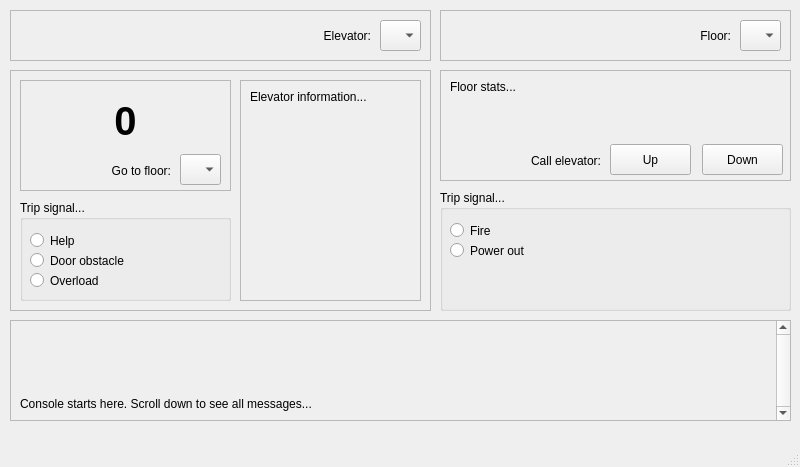
<?xml version="1.0" encoding="UTF-8"?>
<ui version="4.0">
 <class>MainWindow</class>
 <widget class="QMainWindow" name="MainWindow">
  <property name="geometry">
   <rect>
    <x>0</x>
    <y>0</y>
    <width>800</width>
    <height>467</height>
   </rect>
  </property>
  <property name="windowTitle">
   <string>MainWindow</string>
  </property>
  <widget class="QWidget" name="centralwidget">
   <widget class="QFrame" name="frame_elevator_picker">
    <property name="geometry">
     <rect>
      <x>10</x>
      <y>10</y>
      <width>421</width>
      <height>51</height>
     </rect>
    </property>
    <property name="frameShape">
     <enum>QFrame::StyledPanel</enum>
    </property>
    <property name="frameShadow">
     <enum>QFrame::Raised</enum>
    </property>
    <widget class="QLabel" name="label_elevator_picker">
     <property name="geometry">
      <rect>
       <x>10</x>
       <y>10</y>
       <width>351</width>
       <height>31</height>
      </rect>
     </property>
     <property name="layoutDirection">
      <enum>Qt::LeftToRight</enum>
     </property>
     <property name="text">
      <string>Elevator:</string>
     </property>
     <property name="alignment">
      <set>Qt::AlignRight|Qt::AlignTrailing|Qt::AlignVCenter</set>
     </property>
    </widget>
    <widget class="QComboBox" name="combo_elevator_picker">
     <property name="geometry">
      <rect>
       <x>370</x>
       <y>10</y>
       <width>41</width>
       <height>31</height>
      </rect>
     </property>
     <property name="editable">
      <bool>false</bool>
     </property>
     <property name="currentText">
      <string/>
     </property>
     <property name="currentIndex">
      <number>-1</number>
     </property>
     <property name="frame">
      <bool>true</bool>
     </property>
    </widget>
   </widget>
   <widget class="QFrame" name="frame_elevator_current">
    <property name="geometry">
     <rect>
      <x>10</x>
      <y>70</y>
      <width>421</width>
      <height>241</height>
     </rect>
    </property>
    <property name="frameShape">
     <enum>QFrame::StyledPanel</enum>
    </property>
    <property name="frameShadow">
     <enum>QFrame::Raised</enum>
    </property>
    <widget class="QFrame" name="frame_elevator_number">
     <property name="geometry">
      <rect>
       <x>10</x>
       <y>10</y>
       <width>211</width>
       <height>111</height>
      </rect>
     </property>
     <property name="frameShape">
      <enum>QFrame::StyledPanel</enum>
     </property>
     <property name="frameShadow">
      <enum>QFrame::Raised</enum>
     </property>
     <widget class="QLabel" name="label_elevator_dest">
      <property name="geometry">
       <rect>
        <x>10</x>
        <y>80</y>
        <width>141</width>
        <height>21</height>
       </rect>
      </property>
      <property name="layoutDirection">
       <enum>Qt::LeftToRight</enum>
      </property>
      <property name="text">
       <string>Go to floor:</string>
      </property>
      <property name="alignment">
       <set>Qt::AlignRight|Qt::AlignTrailing|Qt::AlignVCenter</set>
      </property>
     </widget>
     <widget class="QComboBox" name="combo_elevator_dest">
      <property name="geometry">
       <rect>
        <x>160</x>
        <y>74</y>
        <width>41</width>
        <height>31</height>
       </rect>
      </property>
     </widget>
     <widget class="QLabel" name="label_elevator_number">
      <property name="geometry">
       <rect>
        <x>10</x>
        <y>10</y>
        <width>191</width>
        <height>61</height>
       </rect>
      </property>
      <property name="font">
       <font>
        <pointsize>30</pointsize>
        <weight>75</weight>
        <bold>true</bold>
       </font>
      </property>
      <property name="autoFillBackground">
       <bool>false</bool>
      </property>
      <property name="text">
       <string>0</string>
      </property>
      <property name="scaledContents">
       <bool>false</bool>
      </property>
      <property name="alignment">
       <set>Qt::AlignCenter</set>
      </property>
     </widget>
    </widget>
    <widget class="QFrame" name="frame_elevator_info">
     <property name="geometry">
      <rect>
       <x>230</x>
       <y>10</y>
       <width>181</width>
       <height>221</height>
      </rect>
     </property>
     <property name="frameShape">
      <enum>QFrame::StyledPanel</enum>
     </property>
     <property name="frameShadow">
      <enum>QFrame::Raised</enum>
     </property>
     <widget class="QLabel" name="label_elevator_info">
      <property name="geometry">
       <rect>
        <x>10</x>
        <y>10</y>
        <width>161</width>
        <height>201</height>
       </rect>
      </property>
      <property name="text">
       <string>Elevator information...</string>
      </property>
      <property name="alignment">
       <set>Qt::AlignLeading|Qt::AlignLeft|Qt::AlignTop</set>
      </property>
     </widget>
    </widget>
    <widget class="QGroupBox" name="group_elevator_signals">
     <property name="geometry">
      <rect>
       <x>10</x>
       <y>130</y>
       <width>211</width>
       <height>101</height>
      </rect>
     </property>
     <property name="title">
      <string>Trip signal...</string>
     </property>
     <widget class="QRadioButton" name="radio_elevator_signal_help">
      <property name="geometry">
       <rect>
        <x>10</x>
        <y>30</y>
        <width>191</width>
        <height>21</height>
       </rect>
      </property>
      <property name="text">
       <string>Help</string>
      </property>
     </widget>
     <widget class="QRadioButton" name="radio_elevator_signal_door">
      <property name="geometry">
       <rect>
        <x>10</x>
        <y>50</y>
        <width>191</width>
        <height>21</height>
       </rect>
      </property>
      <property name="text">
       <string>Door obstacle</string>
      </property>
     </widget>
     <widget class="QRadioButton" name="radio_elevator_signal_weight">
      <property name="geometry">
       <rect>
        <x>10</x>
        <y>70</y>
        <width>191</width>
        <height>21</height>
       </rect>
      </property>
      <property name="text">
       <string>Overload</string>
      </property>
     </widget>
    </widget>
   </widget>
   <widget class="QFrame" name="frame_floor_current">
    <property name="geometry">
     <rect>
      <x>440</x>
      <y>70</y>
      <width>351</width>
      <height>111</height>
     </rect>
    </property>
    <property name="frameShape">
     <enum>QFrame::StyledPanel</enum>
    </property>
    <property name="frameShadow">
     <enum>QFrame::Raised</enum>
    </property>
    <widget class="QPushButton" name="button_floor_call_down">
     <property name="geometry">
      <rect>
       <x>262</x>
       <y>74</y>
       <width>81</width>
       <height>31</height>
      </rect>
     </property>
     <property name="text">
      <string>Down</string>
     </property>
    </widget>
    <widget class="QPushButton" name="button_floor_call_up">
     <property name="geometry">
      <rect>
       <x>170</x>
       <y>74</y>
       <width>81</width>
       <height>31</height>
      </rect>
     </property>
     <property name="text">
      <string>Up</string>
     </property>
    </widget>
    <widget class="QLabel" name="label_floor_stats">
     <property name="geometry">
      <rect>
       <x>10</x>
       <y>10</y>
       <width>331</width>
       <height>61</height>
      </rect>
     </property>
     <property name="text">
      <string>Floor stats...</string>
     </property>
     <property name="alignment">
      <set>Qt::AlignLeading|Qt::AlignLeft|Qt::AlignTop</set>
     </property>
    </widget>
    <widget class="QLabel" name="label_floor_elevator">
     <property name="geometry">
      <rect>
       <x>10</x>
       <y>80</y>
       <width>151</width>
       <height>21</height>
      </rect>
     </property>
     <property name="text">
      <string>Call elevator:</string>
     </property>
     <property name="alignment">
      <set>Qt::AlignRight|Qt::AlignTrailing|Qt::AlignVCenter</set>
     </property>
    </widget>
   </widget>
   <widget class="QFrame" name="frame_floor_picker">
    <property name="geometry">
     <rect>
      <x>440</x>
      <y>10</y>
      <width>351</width>
      <height>51</height>
     </rect>
    </property>
    <property name="frameShape">
     <enum>QFrame::StyledPanel</enum>
    </property>
    <property name="frameShadow">
     <enum>QFrame::Raised</enum>
    </property>
    <widget class="QLabel" name="label_floor_picker">
     <property name="geometry">
      <rect>
       <x>10</x>
       <y>10</y>
       <width>281</width>
       <height>31</height>
      </rect>
     </property>
     <property name="text">
      <string>Floor:</string>
     </property>
     <property name="alignment">
      <set>Qt::AlignRight|Qt::AlignTrailing|Qt::AlignVCenter</set>
     </property>
    </widget>
    <widget class="QComboBox" name="combo_floor_picker">
     <property name="geometry">
      <rect>
       <x>300</x>
       <y>10</y>
       <width>41</width>
       <height>31</height>
      </rect>
     </property>
    </widget>
   </widget>
   <widget class="QGroupBox" name="group_global_signals">
    <property name="geometry">
     <rect>
      <x>440</x>
      <y>190</y>
      <width>351</width>
      <height>121</height>
     </rect>
    </property>
    <property name="title">
     <string>Trip signal...</string>
    </property>
    <widget class="QRadioButton" name="radio_global_signal_fire">
     <property name="geometry">
      <rect>
       <x>10</x>
       <y>30</y>
       <width>191</width>
       <height>21</height>
      </rect>
     </property>
     <property name="text">
      <string>Fire</string>
     </property>
    </widget>
    <widget class="QRadioButton" name="radio_global_signal_power">
     <property name="geometry">
      <rect>
       <x>10</x>
       <y>50</y>
       <width>191</width>
       <height>21</height>
      </rect>
     </property>
     <property name="text">
      <string>Power out</string>
     </property>
    </widget>
   </widget>
   <widget class="QScrollArea" name="scroll_console">
    <property name="geometry">
     <rect>
      <x>10</x>
      <y>320</y>
      <width>781</width>
      <height>101</height>
     </rect>
    </property>
    <property name="sizePolicy">
     <sizepolicy hsizetype="Expanding" vsizetype="Expanding">
      <horstretch>0</horstretch>
      <verstretch>0</verstretch>
     </sizepolicy>
    </property>
    <property name="focusPolicy">
     <enum>Qt::WheelFocus</enum>
    </property>
    <property name="frameShape">
     <enum>QFrame::StyledPanel</enum>
    </property>
    <property name="frameShadow">
     <enum>QFrame::Sunken</enum>
    </property>
    <property name="verticalScrollBarPolicy">
     <enum>Qt::ScrollBarAlwaysOn</enum>
    </property>
    <property name="widgetResizable">
     <bool>true</bool>
    </property>
    <property name="alignment">
     <set>Qt::AlignBottom|Qt::AlignLeading|Qt::AlignLeft</set>
    </property>
    <widget class="QWidget" name="scrollAreaWidgetContents">
     <property name="geometry">
      <rect>
       <x>0</x>
       <y>0</y>
       <width>765</width>
       <height>99</height>
      </rect>
     </property>
     <layout class="QVBoxLayout" name="verticalLayout">
      <item>
       <widget class="QLabel" name="label_console">
        <property name="text">
         <string>Console starts here. Scroll down to see all messages...</string>
        </property>
        <property name="alignment">
         <set>Qt::AlignBottom|Qt::AlignLeading|Qt::AlignLeft</set>
        </property>
       </widget>
      </item>
     </layout>
    </widget>
   </widget>
  </widget>
  <widget class="QStatusBar" name="statusbar"/>
  <widget class="QMenuBar" name="menubar">
   <property name="geometry">
    <rect>
     <x>0</x>
     <y>0</y>
     <width>800</width>
     <height>22</height>
    </rect>
   </property>
  </widget>
 </widget>
 <resources/>
 <connections/>
</ui>
